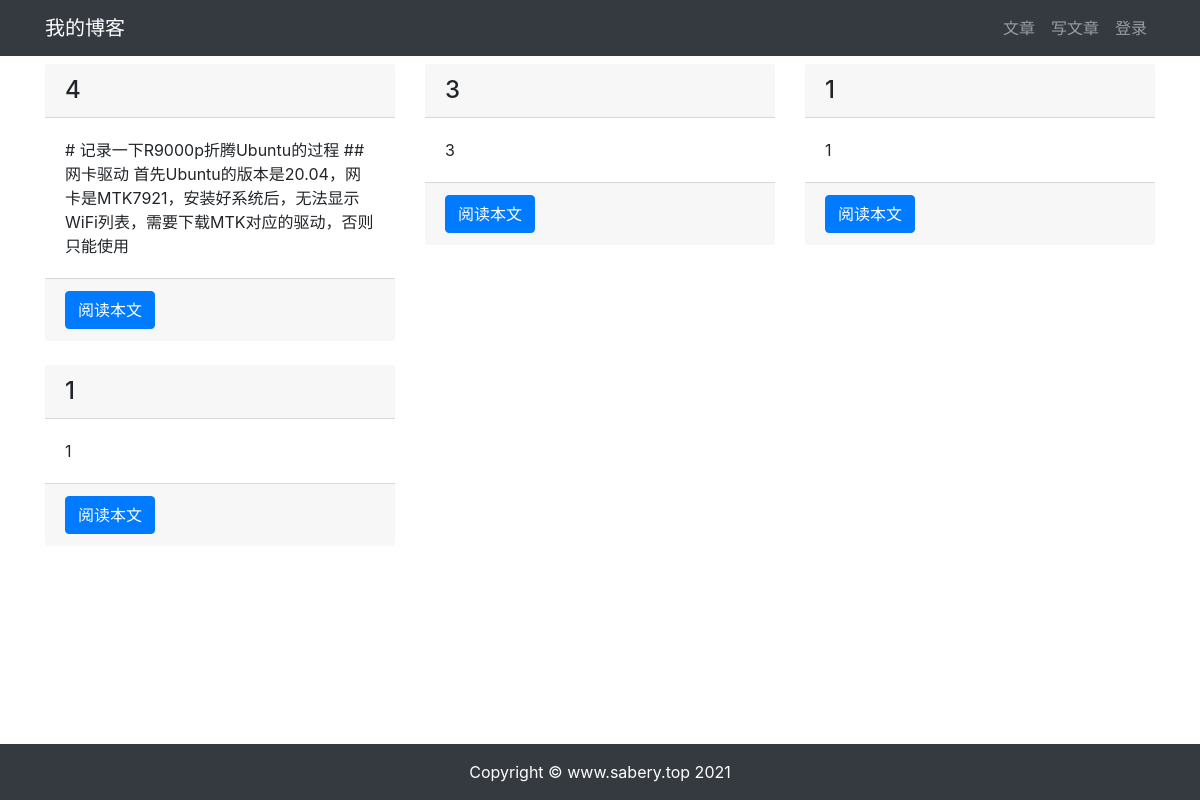
The app's page /article/article_list, older data.
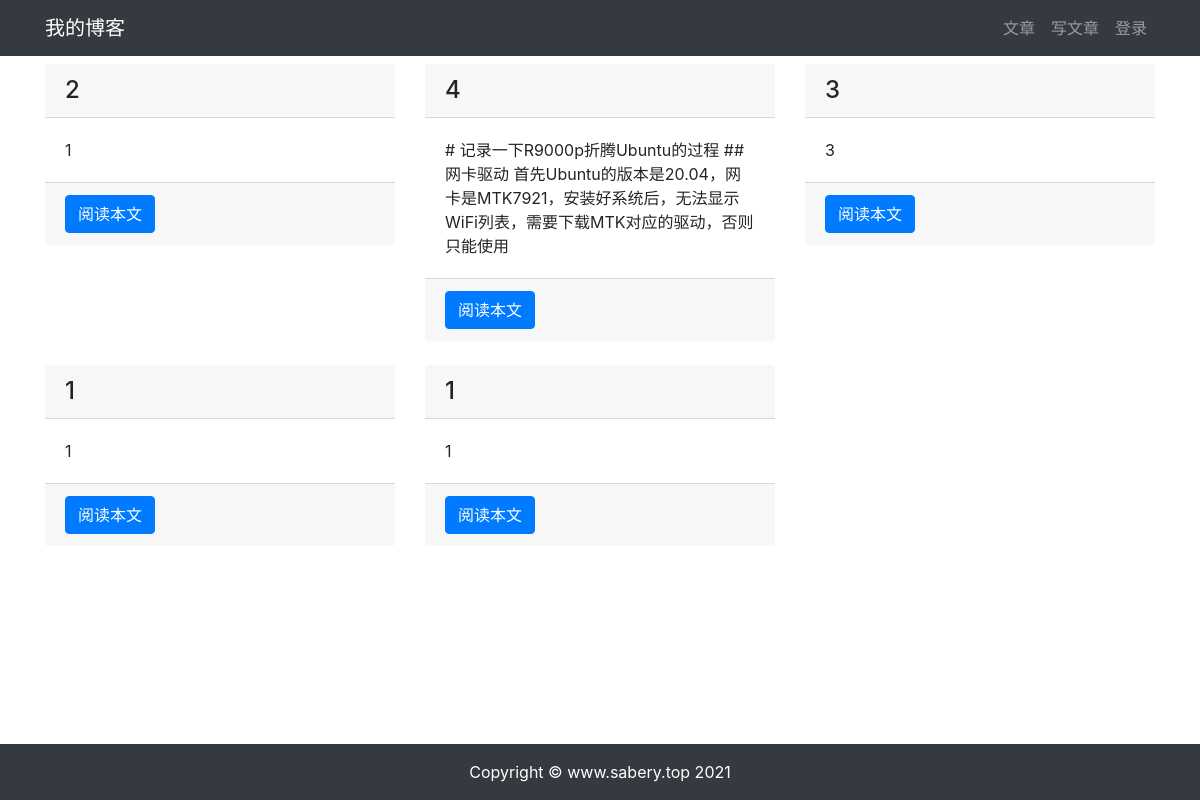
The same page, newer data.
### article/models.py (models this page shows, shortened)
class ArticlePost(models.Model):
    author = models.ForeignKey(User, on_delete=models.CASCADE)
    title = models.CharField(max_length=100)
    content = models.TextField()
    create_time = models.DateTimeField(default=timezone.now)
    update_time = models.DateTimeField(auto_now=True)
    class Meta:
        ordering = ('-create_time', )
        db_table = 'articlepost'
        verbose_name = "评论"
        verbose_name_plural = verbose_name

### article/views.py (the view)
# urls.py: path('article_list', views.article_list, name='article_list'),
def article_list(request):
    articles = ArticlePost.objects.all()
    return render(request, 'article/list.html', locals())

### templates/article/list.html (shortened to what this page needs)
{% extends "base.html" %}
{% load static %}
{% block content %}
<div class="container">
    <div class="row mt-2">
        {% for article in articles %}
        <div class="col-4 mb-4">
            <h4 class="card-header">{{article.title}}</h4>
            <div class="card-body">
                <p class="card-text">{{article.content|slice:'100'}}</p>
            </div>
            <div class="card-footer">
                <a href="{% url 'article:article_detail' article.id %}" class="btn btn-primary">阅读本文</a>
            </div>
        </div>
        {% endfor %}
    </div>
</div>
{% endblock content %}

Row changes from the older to the newer data that the page shows:
added ArticlePost: title "2", content "1"
